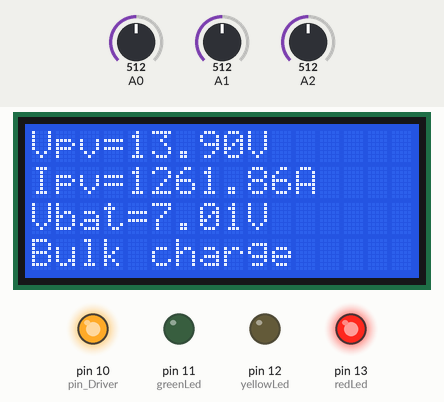
Simulated run of this sketch. Board: Arduino Uno, built with avr-gcc and run on an emulated ATmega328P. Parts: 16×4 character LCD, output pins drawn as LEDs (lit = HIGH). The test bench sets the inputs (shaded band); at power-on: A0 = 512, A1 = 512, A2 = 512. Pins used as bus, display or sensor lines are not drawn; what the sketch prints to the serial monitor is not drawn.

Above: at 3.2 s.
3.3 s: A0 set to 378
At 4.7 s:
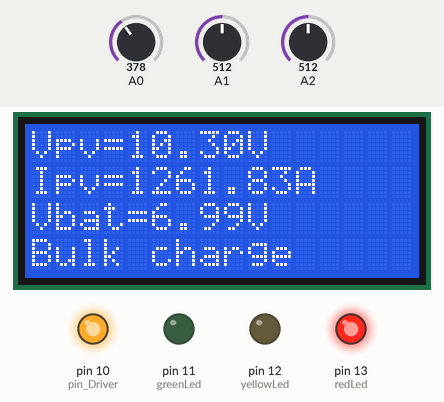
5.6 s: A0 set to 348
At 6.9 s:
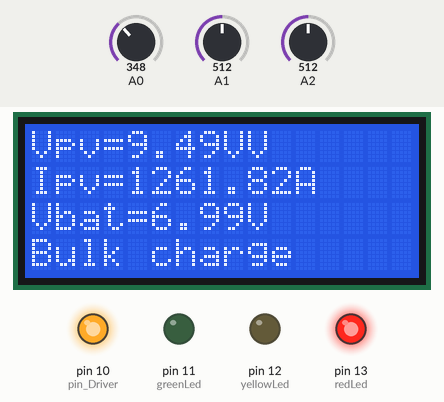
7.2 s: A1 set to 416
At 8.7 s:
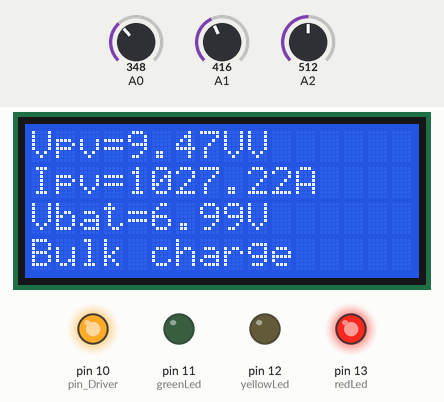
9.3 s: A1 set to 386
At 10.4 s:
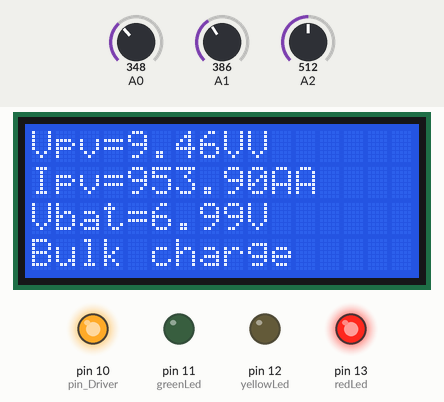
11.4 s: A2 set to 756
At 12.5 s:
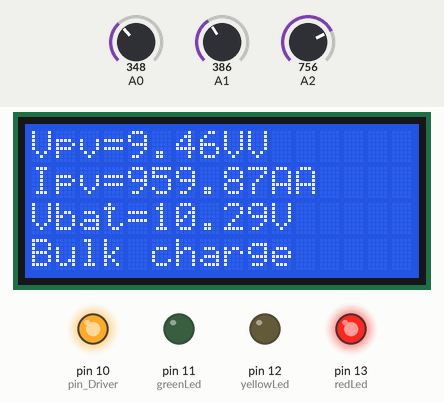
13.5 s: A2 set to 789
At 15.3 s:
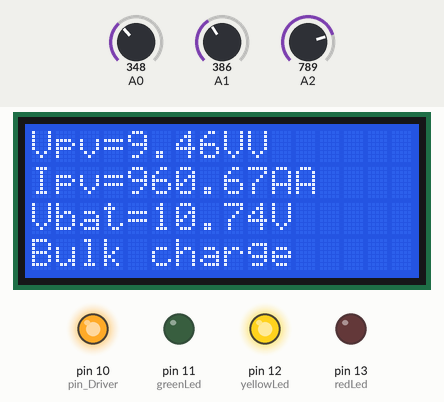
Timing chart, 0 to 16.6 s (numbered marks = the images above; inputs shaded):
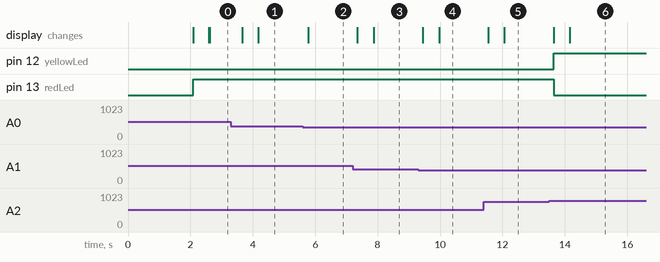

Measured:
- the behaviour switches between 367 and 366 on A0 (found by bisection; images 1 and 2)
- the behaviour switches between 405 and 404 on A1 (found by bisection; images 3 and 4)
- the behaviour switches between 771 and 772 on A2 (found by bisection; images 5 and 6)
- after the input at 3.3 s, the display: first changes after 0.37 s (image 1 shows a later state)
- after the input at 5.6 s, the display: changes after 0.17 s (image 2)
- after the input at 7.2 s, the display: first changes after 0.15 s (image 3 shows a later state)
- after the input at 9.3 s, the display: first changes after 0.15 s (image 4 shows a later state)
- after the input at 11.4 s, the display: first changes after 0.15 s (image 5 shows a later state)
- after the input at 13.5 s, pin 12 (yellowLed): LOW → HIGH after 0.15 s; pin 13 (redLed): HIGH → LOW after 0.15 s; the display: first changes after 0.15 s (image 6 shows a later state)

The sketch:

PROGRAMME_ARDUINO.ino
```cpp
#include <LiquidCrystal.h>
#include <TimerOne.h>
const int rs = 9, en = 8, d11 =2, d12 = 3, d13 = 4, d14 = 5;
LiquidCrystal lcd (rs, en, d11, d12, d13, d14);
#define VOLTS_Panneaux A0 //Le diviseur de tension côté panneaux PV est connecté au pin A0
#define AMPS_Panneaux A1//Le capteur de courant ACS712 côté panneaux PV est connecté au pin A1
#define VOLTS_Batterie A2 //Le diviseur de tension côté batterie est connecté au pin A2
#define pin_PWM 9 //La pin 9 de sortie du PWM est utilisée pour commander les MOSFETs, FSW est 50000 Hz
#define pin_Driver 10 //La pin 10 pour activer le Driver IR2104
#define BAT_Min 10.5 //Tension minimale de batterie
#define BAT_Max 15 //Tension maximale de batterie
#define LVD 11.5
#define Ps1 14.4 //Bulk_Charge
#define Ps2 13.6 //Float_Charge
//Indication de batterie
#define greenLed 11
#define yellowLed 12
#define redLed 13
#define pwm_min 30
float Vpv = 0.0; //V_PV
float Vbat = 0; // V_Batterie
float Ipv = 0.0;//I_PV
int ledDelay = 1000;
float R1 =100000.0;
float R2 =10000.0;
float R3 =10000.0;
float R4 =2200.0;
int Lecture =0;
float Charge_status =0.0;
float error =0;
float Ep =0;
int Rap_cyclique =0;
unsigned int Nbr_iterations=50;
float Moyen =0.0, AvgAcs =0.0, AcsValueF =0.0;
int SensmVA = 162; //En utilisant 162 mV/A pour ACS712 de 30A
int ACSoffset = 468; // Tention de sortie de ACS721 = 0.468V
float Lecture_pin(int pin) {
for (int i = 0; i < Nbr_iterations; i++) {
Lecture = analogRead(pin);
Moyen = Moyen + Lecture;
}
Moyen = Moyen/100.0;
return Moyen;
}
void Lecture_donnees (void) {
/** Lecture de la valeur sur les pins A0 et A2 et ensuite transformer la mesure (nombre entier) en tension (V)
via un produit en croix, **/
Vpv = Lecture_pin(VOLTS_Panneaux)* (5.0/ 1023.0)/( R2/(R1+R2));
Vbat = Lecture_pin( VOLTS_Batterie)* (5.0/ 1023.0)/( R4/(R3+R4));
Ipv = (Lecture_pin(AMPS_Panneaux)* (5000.0/ 1023.0))- (ACSoffset / SensmVA);
}
void Print_data_Monitor (void)
{
Serial.print ("Vpv=");
Serial.print (Vpv,2);
Serial.print ("Ipv=");
Serial.print (Ipv,2);
Serial.print ("A");
Serial.print ("Vbat=");
Serial.print (Vbat,2);
Serial.print ("V");
delay (500);
}
void Print_data_lcd (void)
{
lcd.setCursor (0,0);
lcd.print ("Vpv="); // Afficher la valeur de la tension du PV sur l'écran LCD
lcd.print (Vpv,2); // deux nombre aprés la virgul
lcd.print ("V");
lcd.setCursor (0,1);
lcd.print ("Ipv="); //Afficher la valeur du courant du PV sur l'écran LCD
lcd.print (Ipv,2); // deux nombre aprés la virgul
lcd.print ("A");
delay (500);
lcd.setCursor (0,2);
lcd.print ("Vbat="); // Afficher la valeur du tension du batterie sur l'écran LCD
lcd.print (Vbat,2);
lcd.print ("V");
if ( Charge_status==1 ){
lcd.setCursor (0,3);
lcd.print ("Bulk charge"); // Afficher l'étape de charge en cours sur l'écran LCD
}
else {
lcd.setCursor (0,4);
lcd.print ("float charge"); // Afficher l'étape de charge en cours sur l'écran LCD
}
}
void Test_Batterie (void)
{
if( Vbat >= BAT_Max ){
digitalWrite(greenLed, HIGH); digitalWrite(redLed, LOW); digitalWrite(yellowLed, LOW); Serial.print("Charge Absorbtion"); }
else if ( Vbat <= BAT_Min ){
digitalWrite(redLed, HIGH); digitalWrite(greenLed, LOW); digitalWrite(yellowLed, LOW); Serial.print("charge Bulk"); }
else{
digitalWrite(yellowLed, HIGH); digitalWrite(redLed, LOW); digitalWrite(greenLed, LOW); Serial.print("charge float");}
}
void cycle_charge(void) {
if (Vpv > Vbat && Vbat <= Ps1){
if (Vbat<= Ps2) {
Charge_status=1; //Bulk charge
Rap_cyclique=1023;
Timer1.pwm (pin_PWM,Rap_cyclique);
}
else if ( Vbat > Ps2 && Vbat <= Ps1){
Charge_status=2; //Float charge
error = Ps1 - Vbat;
Ep = error * 100;
if (Ep < 0)
{ Timer1.pwm (pin_PWM,pwm_min);}
else if (Ep > 100)
{ Timer1.pwm (pin_PWM, 1023);}
else {
  Rap_cyclique= (Ep*1023)/100;
  Timer1.pwm (pin_PWM,Rap_cyclique);
}
}
}
}


void setup() {
  pinMode (pin_PWM, OUTPUT);
pinMode (pin_Driver, OUTPUT);
pinMode (greenLed, OUTPUT);
pinMode (yellowLed, OUTPUT);
pinMode (redLed, OUTPUT);
digitalWrite (redLed, LOW);
digitalWrite (yellowLed, LOW);
digitalWrite (greenLed, LOW);
digitalWrite (redLed, LOW);
digitalWrite (pin_PWM, LOW);
digitalWrite (pin_Driver, HIGH);
Timer1.initialize (20); // Déclaraion de la période ... Fréquence = (1/20microsec)=50KHz
Timer1.pwm(pin_PWM,0);
Serial.begin (9600); // Initialise la communication avec le PC
lcd.begin (16, 4);
lcd.clear ();
lcd.write("current= ");delay(2000);lcd.clear ();

}

void loop() {
  Timer1.pwm(9,512); // 50% du rapport cyclique (duty cycle)
Lecture_donnees ();
Test_Batterie ();
cycle_charge ();
Print_data_lcd ();

}
```
